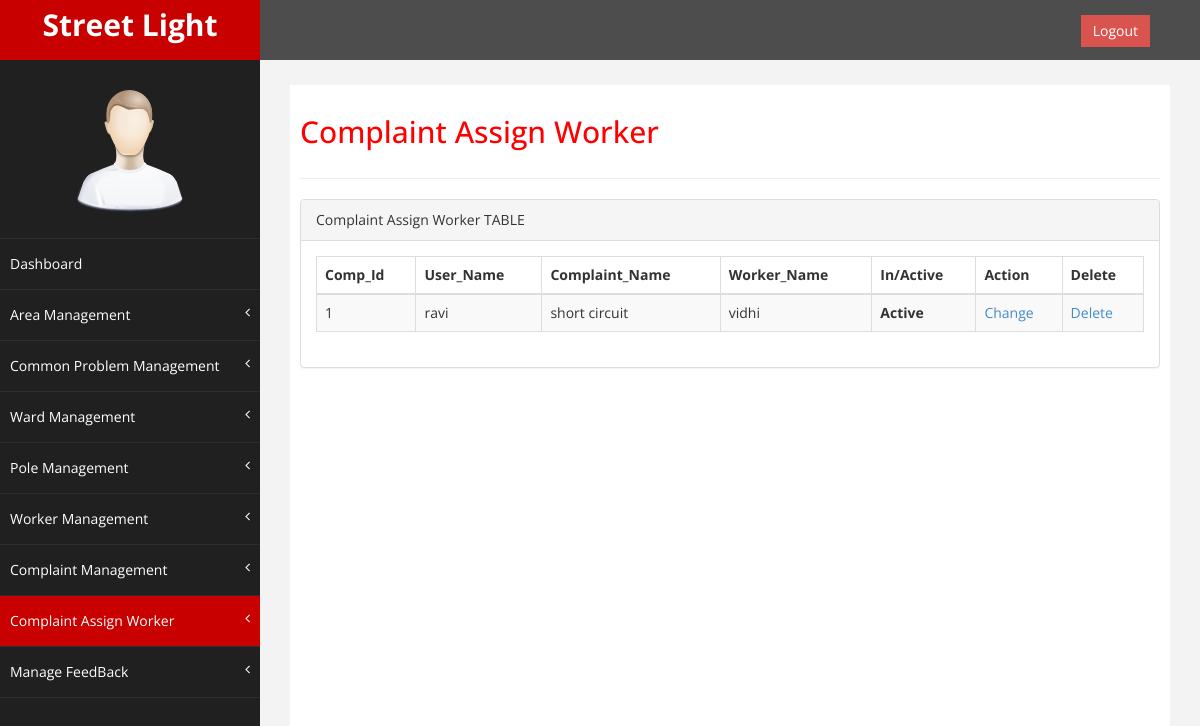
/admin/complaint_assign_worker.php, run on the app's committed database.
### tables this page shows
CREATE TABLE IF NOT EXISTS `comp_assign_table` (
  `comp_id` int(11) NOT NULL AUTO_INCREMENT,
  `user_id` int(11) NOT NULL,
  `complaint_id` int(11) NOT NULL,
  `id` int(11) NOT NULL,
  `is_active` int(11) NOT NULL,
  PRIMARY KEY (`comp_id`),
  KEY `complaint_id` (`complaint_id`),
  KEY `id` (`id`),
  KEY `user_id` (`user_id`)
);

CREATE TABLE IF NOT EXISTS `users` (
  `user_id` int(11) NOT NULL AUTO_INCREMENT,
  `name` varchar(20) NOT NULL,
  `phone` varchar(13) NOT NULL,
  `is_active` int(2) NOT NULL,
  PRIMARY KEY (`user_id`)
);

CREATE TABLE IF NOT EXISTS `complaint_table` (
  `complaint_id` int(5) NOT NULL AUTO_INCREMENT,
  `user_id` int(11) NOT NULL,
  `pole_number` int(11) NOT NULL,
  `com_prob_name` varchar(50) NOT NULL,
  `description` varchar(255) NOT NULL,
  `status` int(11) NOT NULL,
  `is_active` int(11) NOT NULL,
  PRIMARY KEY (`complaint_id`),
  KEY `user_id` (`user_id`)
);

CREATE TABLE IF NOT EXISTS `worker_table` (
  `id` int(11) NOT NULL AUTO_INCREMENT,
  `name` varchar(20) NOT NULL,
  `mobile` bigint(11) NOT NULL,
  `email_id` varchar(30) NOT NULL,
  `worker_id` int(11) NOT NULL,
  `type` varchar(20) NOT NULL,
  `is_active` int(11) NOT NULL,
  PRIMARY KEY (`id`)
);

### admin/complaint_assign_worker.php (the view, shortened to what this page needs)
<?php
require "common/header.php";
require 'dbconnect.php';
$qry = "SELECT comp_id,user_id,complaint_id,id,is_active FROM comp_assign_table  WHERE is_active!=2";
$rs = mysqli_query($conn,$qry);
?>    <div id="wrapper">
        <nav class="navbar navbar-default navbar-cls-top " role="navigation" style="margin-bottom: 0">
            <div class="navbar-header">
                <a class="navbar-brand" href="dashboard.php">Street Light</a>
            </div>
              <div style="color: white;padding: 15px 50px 5px 50px;float: right;font-size: 16px;">
                <a href="logout.php" class="btn btn-danger square-btn-adjust">Logout</a>
              </div>
      </nav>
<?php
  require "common/navigation.php";
?>
          <div id="page-wrapper" >
            <div id="page-inner">
                <div class="row">
                    <div class="col-md-12">
                     <h2>Complaint Assign Worker</h2>
                    </div>
                </div>
                  <hr />
                  <div class="row">
                <div class="col-md-12">
                    <div class="panel panel-default">
                        <div class="panel-heading">
                             Complaint Assign Worker TABLE
                        </div>
                        <div class="panel-body">
                            <div class="table-responsive">
                                <table class="table table-striped table-bordered table-hover" id="">
                                    <thead>
                                        <tr>
                                            <th>Comp_Id</th>
                                            <th>User_Name</th>
                                            <th>Complaint_Name</th>
                                            <th>Worker_Name</th>
                                            <th>In/Active</th>
                                            <th>Action</th>
                                            <th>Delete</th>
                                        </tr>
                                    </thead>
                            <?php
                            if(mysqli_num_rows($rs) > 0)
                                {
                                    while($row = mysqli_fetch_assoc($rs))
                                {
                            ?>
                                <tbody>
                                    <tr class="odd gradeX">
                                        <td><?php echo $row['comp_id']; ?></td>
                                       <td>
                                        <?php $id=$row['user_id'];
                                            $qry1="SELECT name FROM users WHERE user_id=$id";
                                            $rs1=mysqli_query($conn,$qry1);
                                             while($row1=mysqli_fetch_assoc($rs1))
                                                    {
                                                        echo $row1['name'];
                                                    ?>
                                        </td>
                                                    <?php } ?>
                                        <td>
                                        <?php $id=$row['complaint_id'];
                                            $qry1="SELECT com_prob_name FROM complaint_table WHERE complaint_id=$id";
                                            $rs1=mysqli_query($conn,$qry1);
                                             while($row1=mysqli_fetch_assoc($rs1))
                                                    {
                                                        echo $row1['com_prob_name'];
                                                    ?>
                                        </td>
                                                    <?php } ?>
                                        <td>
                                        <?php $id=$row['id'];
                                            $qry1="SELECT name FROM worker_table WHERE id=$id";
                                            $rs1=mysqli_query($conn,$qry1);
                                             while($row1=mysqli_fetch_assoc($rs1))
                                                    {
                                                        echo $row1['name'];
                                                    ?>
                                        </td>
                                                    <?php } ?>
                                        <th><?php if($row['is_active']==1){echo "Active";}else{echo "Blocked";} ?></th>
                                        <td><a href="actioncomplaintassign.php?comp_id=<?php echo $row['comp_id']; ?>&status=<?php echo $row['is_active']; ?>">Change</a></td>
                                        <td><a href="actionassigndeleteworker.php?comp_id=<?php echo $row['comp_id']; ?>">Delete</a></td>
                                    </tr>
                            <?php   }
                                }
                                else
                                {
                                echo "0 Rows Returned!";
                                }
                            ?>
                                    </tbody>
                                </table>
                            </div>
                        </div>
                    </div>
                </div>
            </div>
        </div>
    </div>
    <?php require "common/footer.php";
     ?>

### admin/css/custom.css (style rules this page uses)
body { font-family: 'Open Sans', sans-serif; }
#wrapper { width: 100%; background:#202020; }
#page-wrapper { padding: 15px 15px; min-height: 600px; background:#F3F3F3; }
#page-inner { width:100%; margin:10px 20px 10px 0px; background-color:#fff!important; padding:10px; min-height:1200px; }
h2 { color: #f00; }
.square-btn-adjust { border: 0px solid transparent; -webkit-border-radius: 0px; -moz-border-radius: 0px; border-radius: 0px; }
.navbar-cls-top .navbar-brand { color: #fff; background: #C90000; width: 260px; text-align: center; height: 60px; font-size: 30px; font-weight: 700; }
.navbar-cls-top { background:#4D4D4D; border-bottom:none; }
.navbar-default { border:0px solid black; }
.navbar-header { background: #A70303; }
@media (min-width:768px) { #page-wrapper { margin: 0 0 0 260px; padding: 15px 30px; min-height: 1200px; } }
@media (min-width:768px) { .navbar { border-radius: 0px; } }

### data on the page
comp_assign_table: comp_id "1", is_active "Active"
users: name "ravi"
complaint_table: com_prob_name "short circuit"
worker_table: name "vidhi"
